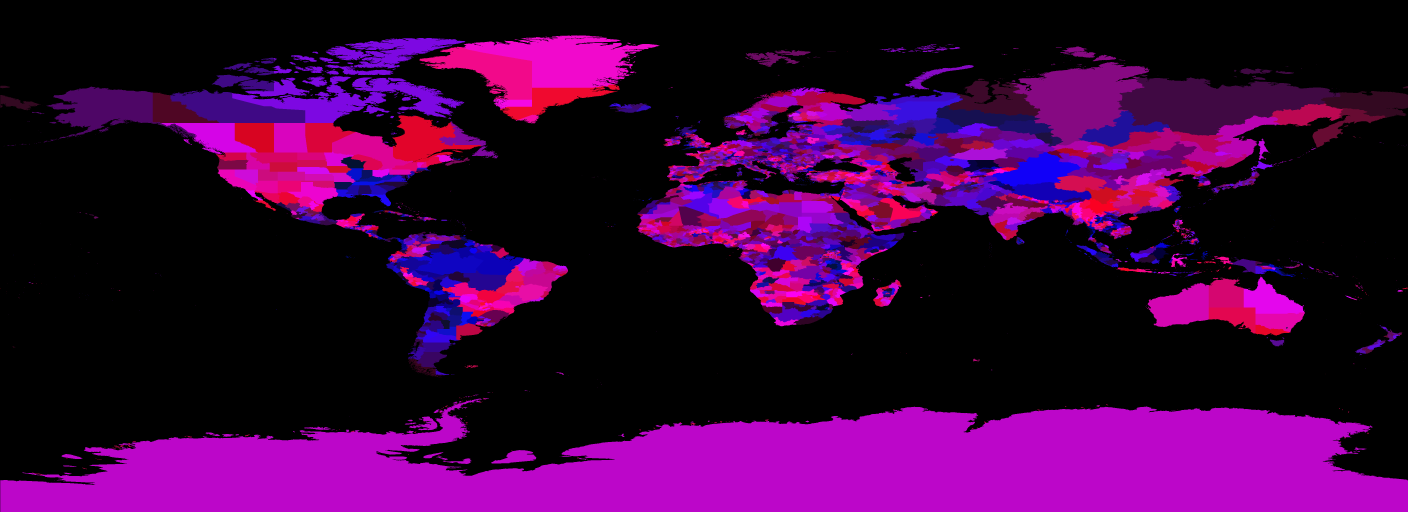
#> input picture data/estados_mapa/provinces.png, 5632 x 2048 px (shown at 1/4 size)
$ python gerar_relevo.py ../data/estados_mapa/provinces.png out.png 1.0
#> lines starting #> are read from the running program, lines starting #| are printed output that depends on the picture; long printed decimals are rounded
import sys, numpy as np
from PIL import Image
Image.MAX_IMAGE_PIXELS=None
src=np.asarray(Image.open(sys.argv[1]).convert('L'),dtype=np.float32)
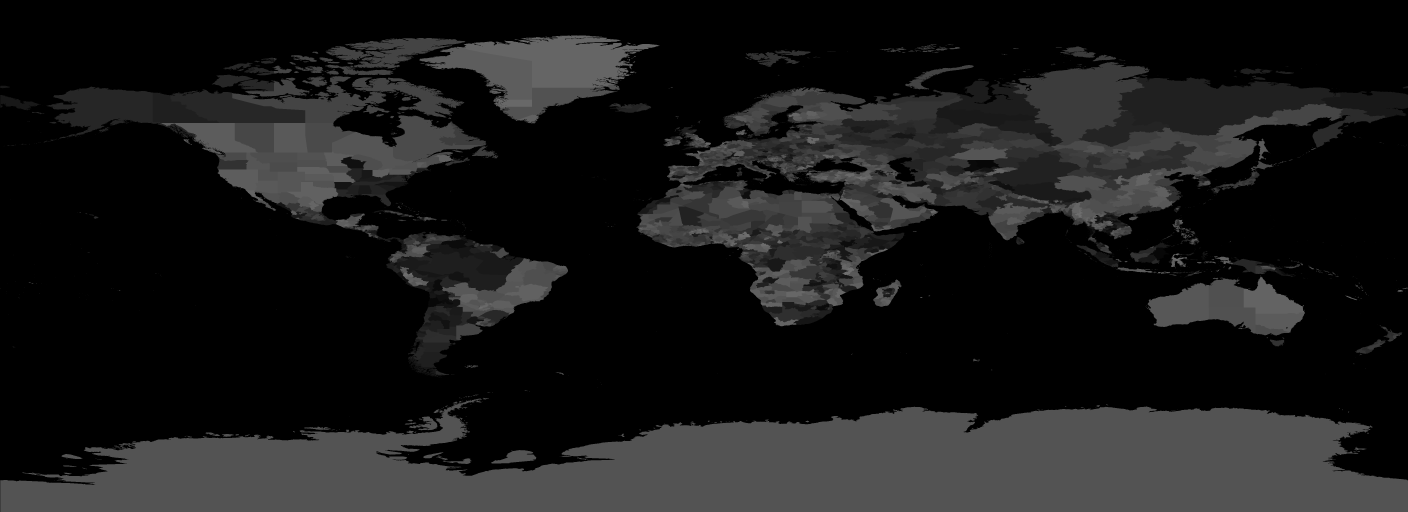
#> src: shape (2048, 5632) float32 (shown at 1/4 size); min 0, max 112, mean 25.3
H,W=src.shape; w,h=5632,2048
#> after `H, W = src.shape`: H = 2048; W = 5632
ymax=1.25*np.log(np.tan(np.pi/4+0.4*np.radians(float(sys.argv[3]))))  # MILLER_Y_MAX
py=(np.arange(h)+0.5)/h
ym=ymax-py*2*ymax
phi=(np.arctan(np.exp(ym/1.25))-np.pi/4)/0.4
lat=np.degrees(phi)
sy=np.clip(((90-lat)/180*H).astype(int),0,H-1)
#> sy = 2048 values from 1012 to 1035
sx=np.clip((((np.arange(w)+0.5)/w)*W).astype(int),0,W-1)
#> sx = 5632 values from 0 to 5631
out=src[sy][:,sx]
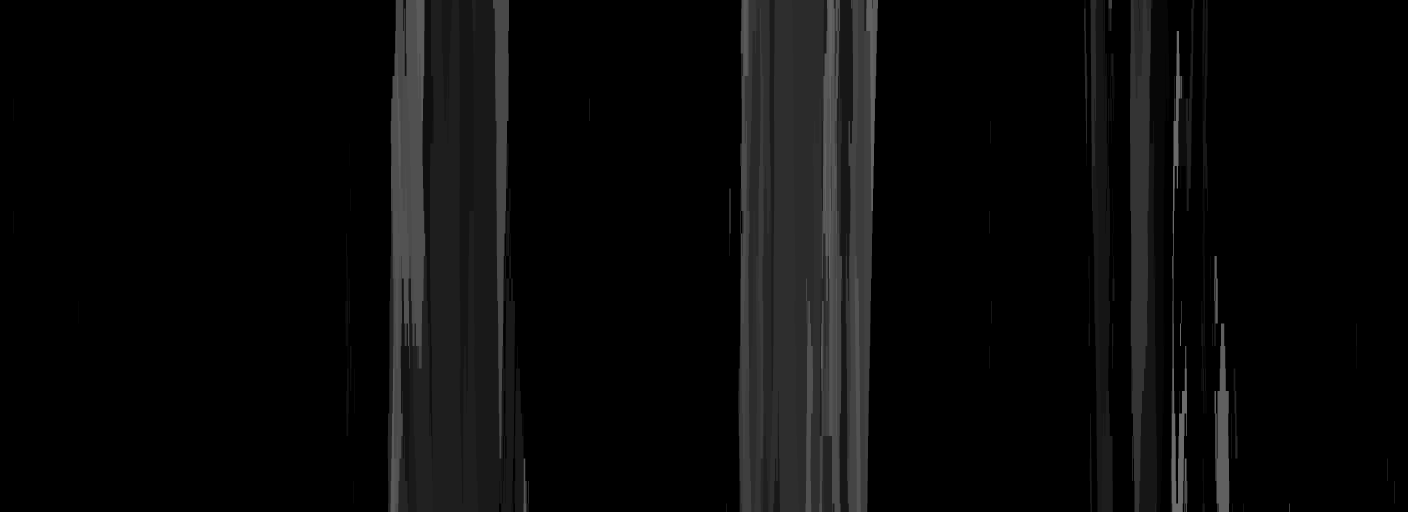
#> out: shape (2048, 5632) float32 (shown at 1/4 size); min 0, max 108, mean 10.1
Image.fromarray(out.astype(np.uint8),'L').save(sys.argv[2])
print(out.min(),out.mean(),out.max())
#| 0.0 10.065 108.0
